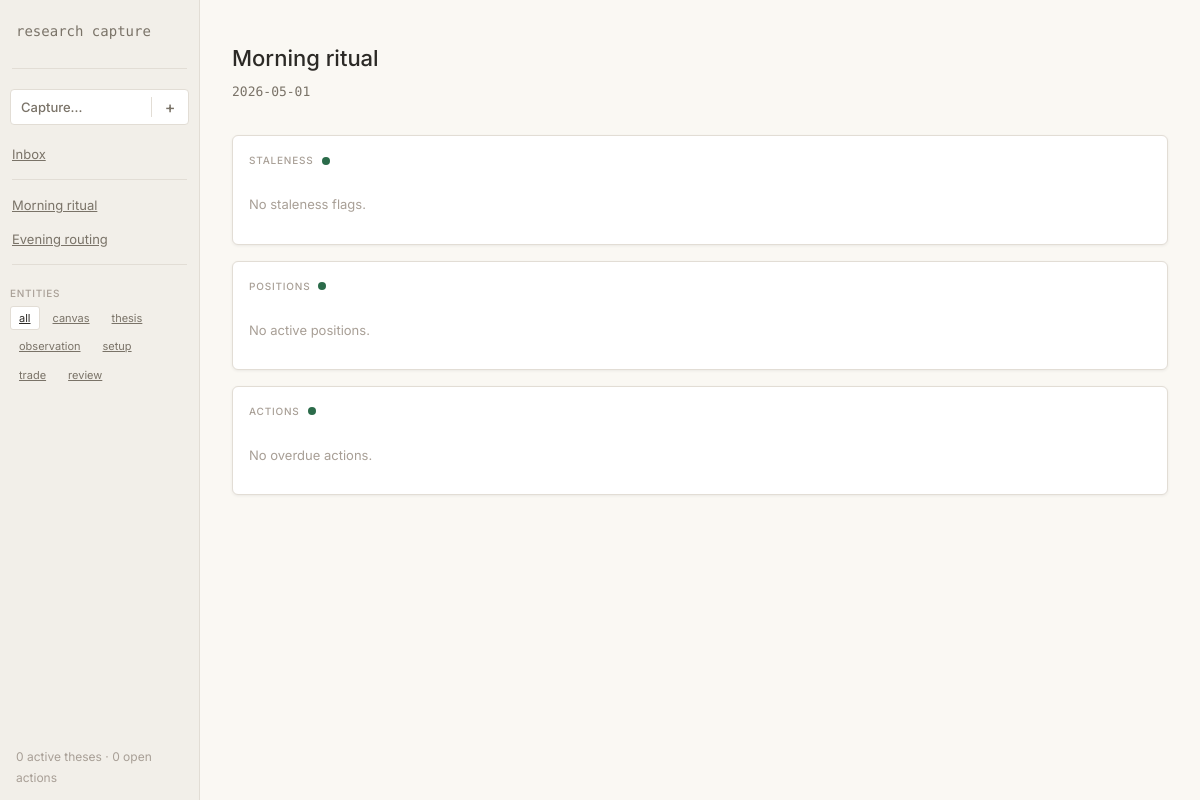
/ritual/morning, run on an earlier commit of the app's database.
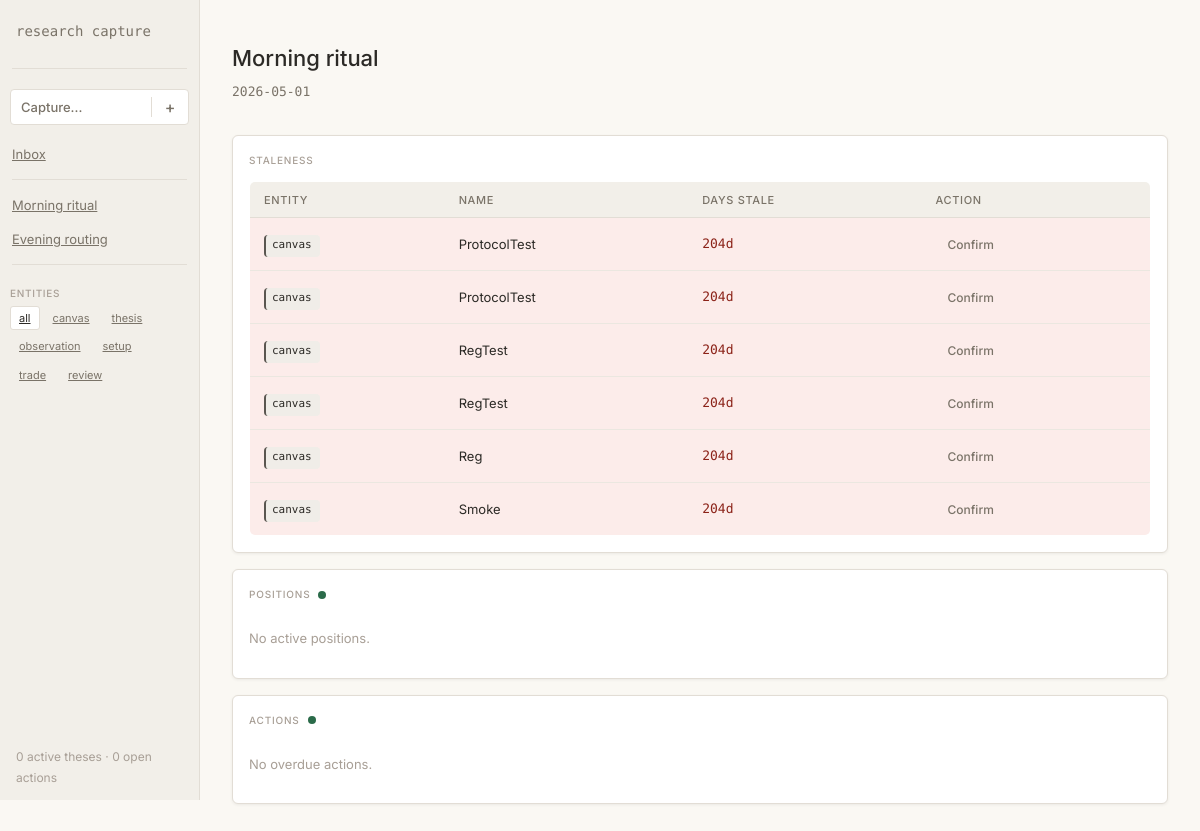
And on a later commit of the database.
### tables this page shows
CREATE TABLE canvas (
    id            TEXT PRIMARY KEY,
    name          TEXT NOT NULL,
    narrative     TEXT NOT NULL,
    status        TEXT NOT NULL DEFAULT 'active'
                      CHECK(status IN ('active', 'archived')),
    last_reviewed TEXT NOT NULL,
    created_at    TEXT NOT NULL DEFAULT (strftime('%Y-%m-%dT%H:%M:%SZ', 'now'))
);

### api/routes/ritual.py (the view, shortened to what this page needs)
@router.get("/morning")
async def morning_ritual(request: Request, db=Depends(get_db)):
    stale_canvases = [
        dict(r) for r in await db.execute_fetchall("SELECT * FROM stale_canvases")
    ]
    stale_theses = [
        dict(r) for r in await db.execute_fetchall("SELECT * FROM stale_theses")
    ]
    stale_conditions = [
        dict(r)
        for r in await db.execute_fetchall("SELECT * FROM stale_invalidation_conditions")
    ]
    active_theses_raw = await db.execute_fetchall(
        """SELECT t.id, t.instrument, t.status, t.last_updated,
                  (SELECT COUNT(*) FROM thesis_kill_conditions_macro kcm WHERE kcm.thesis_id = t.id AND kcm.fired_at IS NULL) AS unfired_macro_kills,
                  (SELECT COUNT(*) FROM thesis_kill_conditions_technical kct WHERE kct.thesis_id = t.id AND kct.fired_at IS NULL) AS unfired_technical_kills
           FROM thesis t
           WHERE t.status = 'active'
           ORDER BY t.last_updated DESC"""
    )
    active_theses = []
    overdue = [
        dict(r) for r in await db.execute_fetchall("SELECT * FROM overdue_actions")
    ]
    stale_items = []
    stale_items.sort(key=lambda x: x["days_stale"], reverse=True)
    return templates.TemplateResponse("ritual/morning.html", {
        "request": request,
        "today": datetime.now(timezone.utc).strftime("%Y-%m-%d"),
        "stale_items": stale_items,
        "active_theses": active_theses,
        "overdue_actions": overdue,
    })

### frontend/templates/ritual/morning.html (shortened to what this page needs)
{% extends "base.html" %}
{% from "components/badge.html" import badge %}
{% from "components/table.html" import table_headers, table_row %}
{% block content %}
<div x-data="{
    stalenessComplete: false,
    positionsComplete: false,
    actionsComplete: false,
    get ritualComplete() { return this.stalenessComplete && this.positionsComplete && this.actionsComplete }
}">
    <h1 style="font-family: var(--font-ui); font-size: var(--text-xl); font-weight: 500; margin-bottom: var(--space-1)">
        Morning ritual
    </h1>
    <div style="font-family: var(--font-data); font-size: var(--text-sm); color: var(--color-text-secondary); margin-bottom: var(--space-8)">
        {{ today }}
    </div>
    <div class="card" x-show="!stalenessComplete">
        <div style="display: flex; align-items: center; gap: var(--space-2); margin-bottom: var(--space-3)">
            <div class="section-header" style="margin: 0">Staleness</div>
            {% if not stale_items %}
            <span style="display: inline-block; width: 8px; height: 8px; border-radius: 50%; background: var(--color-active)"></span>
            {% endif %}
        </div>
        {% if stale_items %}
        <table class="table-container">
            {{ table_headers(columns=["Entity", "Name", "Days stale", "Action"]) }}
            <tbody>
                {% for item in stale_items %}
                <tr class="{% if item.days_stale > 21 %}row-danger{% elif item.days_stale > 14 %}row-warning{% endif %}">
                    <td>
                        <span class="badge" data-status="{{ item.entity_type }}">{{ item.entity_type }}</span>
                    </td>
                    <td style="font-family: var(--font-ui); font-size: var(--text-sm)">{{ item.name }}</td>
                    <td style="font-family: var(--font-data); font-size: var(--text-sm);
                        {% if item.days_stale > 21 %}color: var(--color-danger)
                        {% elif item.days_stale > 14 %}color: var(--color-warning)
                        {% endif %}">
                        {{ item.days_stale }}d
                    </td>
                    <td>
                        <button class="btn btn-ghost btn-compact"
                                hx-post="/ritual/morning/staleness/{{ item.entity_type }}/{{ item.id }}"
                                hx-swap="outerHTML"
                                hx-target="closest tr">Confirm</button>
                    </td>
                </tr>
                {% endfor %}
            </tbody>
        </table>
        {% else %}
        <div style="font-family: var(--font-ui); font-size: var(--text-sm); color: var(--color-text-tertiary); padding: var(--space-3) 0">
            No staleness flags.
        </div>
        {% endif %}
    </div>
    <div class="card" x-show="!positionsComplete" x-data="{ positions: {{ active_theses | tojson }} }">
        <div style="display: flex; align-items: center; gap: var(--space-2); margin-bottom: var(--space-3)">
            <div class="section-header" style="margin: 0">Positions</div>
            {% if not active_theses %}
            <span style="display: inline-block; width: 8px; height: 8px; border-radius: 50%; background: var(--color-active)"></span>
            {% endif %}
        </div>
        {% if active_theses %}
        <table class="table-container">
            {{ table_headers(columns=["Instrument", "Status", "Kill conditions", "Updated", ""]) }}
            <tbody>
                {% for t in active_theses %}
                <tr>
                    <td style="font-family: var(--font-data); font-size: var(--text-sm)">{{ t.instrument }}</td>
                    <td>{{ badge(status=t.status) }}</td>
                    <td style="font-family: var(--font-data); font-size: var(--text-sm)">
                        <span{% if t.fired_kills %} style="color: var(--color-danger)"{% endif %}>
                            {{ t.total_kills }} ({{ t.unfired_macro + t.unfired_technical }} unfired)
                        </span>
                    </td>
                    <td style="font-family: var(--font-data); font-size: var(--text-xs); color: var(--color-text-secondary)">{{ t.last_updated }}</td>
                    <td style="display: flex; gap: var(--space-2)">
                        <button class="btn btn-ghost btn-compact"
                                hx-post="/ritual/morning/position/{{ t.id }}/clear"
                                hx-swap="none">All clear</button>
                    </td>
                </tr>
                {% endfor %}
            </tbody>
        </table>
        {% else %}
        <div style="font-family: var(--font-ui); font-size: var(--text-sm); color: var(--color-text-tertiary); padding: var(--space-3) 0">
            No active positions.
        </div>
        {% endif %}
    </div>
    <div class="card" x-show="!actionsComplete" x-data="{ actions: {{ overdue_actions | tojson }} }">
        <div style="display: flex; align-items: center; gap: var(--space-2); margin-bottom: var(--space-3)">
            <div class="section-header" style="margin: 0">Actions</div>
            {% if not overdue_actions %}
            <span style="display: inline-block; width: 8px; height: 8px; border-radius: 50%; background: var(--color-active)"></span>
            {% endif %}
        </div>
        {% if overdue_actions %}
        <table class="table-container">
            {{ table_headers(columns=["Action", "Due", "Linked", ""]) }}
            <tbody>
                {% for a in overdue_actions %}
                <tr class="row-danger" id="action-row-{{ a.id }}">
                    <td style="font-family: var(--font-ui); font-size: var(--text-sm)">{{ a.action }}</td>
                    <td style="font-family: var(--font-data); font-size: var(--text-xs)">{{ a.due_date }}</td>
                    <td style="font-family: var(--font-data); font-size: var(--text-xs); color: var(--color-text-secondary)">{{ a.linked_thesis_id or '' }}</td>
                    <td>
                        <button class="btn btn-ghost btn-compact"
                                hx-patch="/action/{{ a.id }}/done"
                                hx-swap="none"
                                onclick="let row = document.getElementById('action-row-{{ a.id }}'); row.classList.add('row-done'); setTimeout(() => row.remove(), 150)">Done</button>
                    </td>
                </tr>
                {% endfor %}
            </tbody>
        </table>
        {% else %}
        <div style="font-family: var(--font-ui); font-size: var(--text-sm); color: var(--color-text-tertiary); padding: var(--space-3) 0">
            No overdue actions.
        </div>
        {% endif %}
    </div>
</div>
{% endblock %}

### frontend/templates/base.html (shortened to what this page needs)
<!DOCTYPE html>
<html lang="en">
<head>
    <link rel="stylesheet" href="/static/css/tokens.css">
    <link rel="stylesheet" href="/static/css/base.css">
    <link rel="stylesheet" href="/static/css/layout.css">
    <link rel="stylesheet" href="/static/css/components.css">
    <link rel="stylesheet" href="/static/css/pages.css">
    <link rel="stylesheet" href="/static/css/motion.css">
</head>
<body>
<div class="shell" x-data="{ captureOpen: false, createOpen: false }">
    <nav class="nav-left">
        <div class="nav-identity">research capture</div>
        <div class="nav-divider"></div>
        {% include "components/capture.html" %}
        <a href="/ritual/evening" class="nav-item">
            Inbox
        </a>
        <div class="nav-divider"></div>
        <a href="/ritual/morning" class="nav-item">Morning ritual</a>
        <a href="/ritual/evening" class="nav-item">Evening routing</a>
        <div class="nav-divider"></div>
        <div class="nav-section-header">Entities</div>
        <div class="nav-chips" x-data="{ filter: localStorage.getItem('rcs_entity_filter') ? JSON.parse(localStorage.getItem('rcs_entity_filter')).type : null }">
            <a href="/"
               class="nav-chip"
               :class="{ 'active': filter === null }"
               @click="filter = null; localStorage.setItem('rcs_entity_filter', JSON.stringify({type: null, sort: 'recency'})); htmx.ajax('GET', '/api/entities', '#entity-list')">
                all
            </a>
            <a href="/?type=canvas"
               class="nav-chip"
               :class="{ 'active': filter === 'canvas' }"
               @click="filter = 'canvas'; localStorage.setItem('rcs_entity_filter', JSON.stringify({type: 'canvas', sort: 'recency'})); htmx.ajax('GET', '/api/entities?type=canvas', '#entity-list')">
                canvas
            </a>
            <a href="/?type=thesis"
               class="nav-chip"
               :class="{ 'active': filter === 'thesis' }"
               @click="filter = 'thesis'; localStorage.setItem('rcs_entity_filter', JSON.stringify({type: 'thesis', sort: 'recency'})); htmx.ajax('GET', '/api/entities?type=thesis', '#entity-list')">
                thesis
            </a>
            <a href="/?type=observation"
               class="nav-chip"
               :class="{ 'active': filter === 'observation' }"
               @click="filter = 'observation'; localStorage.setItem('rcs_entity_filter', JSON.stringify({type: 'observation', sort: 'recency'})); htmx.ajax('GET', '/api/entities?type=observation', '#entity-list')">
                observation
            </a>
            <a href="/?type=setup"
               class="nav-chip"
               :class="{ 'active': filter === 'setup' }"
               @click="filter = 'setup'; localStorage.setItem('rcs_entity_filter', JSON.stringify({type: 'setup', sort: 'recency'})); htmx.ajax('GET', '/api/entities?type=setup', '#entity-list')">
                setup
            </a>
            <a href="/?type=trade"
               class="nav-chip"
               :class="{ 'active': filter === 'trade' }"
               @click="filter = 'trade'; localStorage.setItem('rcs_entity_filter', JSON.stringify({type: 'trade', sort: 'recency'})); htmx.ajax('GET', '/api/entities?type=trade', '#entity-list')">
                trade
            </a>
            <a href="/?type=review"
               class="nav-chip"
               :class="{ 'active': filter === 'review' }"
               @click="filter = 'review'; localStorage.setItem('rcs_entity_filter', JSON.stringify({type: 'review', sort: 'recency'})); htmx.ajax('GET', '/api/entities?type=review', '#entity-list')">
                review
            </a>
        </div>
        <div class="nav-spacer"></div>
        <div class="nav-status">
            <span id="nav-active-count">0</span> active theses &middot;
            <span id="nav-open-actions">0</span> open actions
        </div>
    </nav>
    <main class="main-content" id="main-content">
        {% block content %}{% endblock %}
    </main>
</div>
</body>
</html>

### frontend/templates/components/table.html (shortened to what this page needs)
{% macro table_headers(columns, extra_class="") %}
<thead>
  <tr class="{{ extra_class }}">
    {% for col in columns %}
    <th>{{ col }}</th>
    {% endfor %}
  </tr>
</thead>
{% endmacro %}

### frontend/templates/components/capture.html (shortened to what this page needs)
<div class="capture-component" x-data="{ captureText: '' }">
    <div class="capture-row">
        <div class="capture-input-area"
             @click.capture="createOpen = false; captureOpen = true"
             @focusin="createOpen = false; captureOpen = true">
            <input type="text"
                   class="capture-text-input"
                   placeholder="Capture..."
                   x-model="captureText"
                   @keydown.enter.prevent="if (captureText.trim()) { window.location.href = '/observation/new?title=' + encodeURIComponent(captureText.trim()); }"
                   @keydown.escape="captureOpen = false; captureText = ''"
                   @blur="if (!captureText.trim()) captureOpen = false">
        </div>
        <button class="capture-plus-btn"
                @click="captureOpen = false; createOpen = !createOpen"
                @click.away="createOpen = false"
                @keydown.window.escape="createOpen = false"
                aria-label="Create new entity">+</button>
    </div>
</div>

What changed in the data, as far as the page shows it:
added canvas: entity_type "canvas", name "ProtocolTest", days_stale "204"
added canvas: entity_type "canvas", name "ProtocolTest", days_stale "204"
added canvas: entity_type "canvas", name "RegTest", days_stale "204"
added canvas: entity_type "canvas", name "RegTest", days_stale "204"
added canvas: entity_type "canvas", name "Reg", days_stale "204"
added canvas: entity_type "canvas", name "Smoke", days_stale "204"
Also different on the page:
new list line: "ENTITY"
new list line: "NAME"
new list line: "DAYS STALE"
new list line: "ACTION"
text no longer shown: "No staleness flags."
